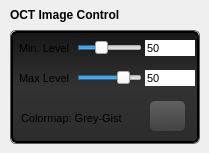
                  <widget class="QFrame" name="frame_oct_image_control_3">
                   <property name="minimumSize">
                    <size>
                     <width>0</width>
                     <height>151</height>
                    </size>
                   </property>
                   <property name="maximumSize">
                    <size>
                     <width>16777215</width>
                     <height>210</height>
                    </size>
                   </property>
                   <property name="styleSheet">
                    <string notr="true">border: none;</string>
                   </property>
                   <property name="frameShape">
                    <enum>QFrame::StyledPanel</enum>
                   </property>
                   <property name="frameShadow">
                    <enum>QFrame::Raised</enum>
                   </property>
                   <widget class="QLabel" name="label_60">
                    <property name="geometry">
                     <rect>
                      <x>10</x>
                      <y>7</y>
                      <width>161</width>
                      <height>16</height>
                     </rect>
                    </property>
                    <property name="font">
                     <font>
                      <weight>75</weight>
                      <bold>true</bold>
                     </font>
                    </property>
                    <property name="styleSheet">
                     <string notr="true">border: none;</string>
                    </property>
                    <property name="text">
                     <string>OCT Image Control</string>
                    </property>
                   </widget>
                   <widget class="QFrame" name="frame_white_border_32">
                    <property name="geometry">
                     <rect>
                      <x>10</x>
                      <y>30</y>
                      <width>190</width>
                      <height>114</height>
                     </rect>
                    </property>
                    <property name="minimumSize">
                     <size>
                      <width>190</width>
                      <height>100</height>
                     </size>
                    </property>
                    <property name="maximumSize">
                     <size>
                      <width>190</width>
                      <height>200</height>
                     </size>
                    </property>
                    <property name="styleSheet">
                     <string notr="true">QFrame {
    border: 1px solid rgb(95, 95, 95);
    border-radius: 6px;
}</string>
                    </property>
                    <property name="frameShape">
                     <enum>QFrame::StyledPanel</enum>
                    </property>
                    <property name="frameShadow">
                     <enum>QFrame::Raised</enum>
                    </property>
                    <property name="lineWidth">
                     <number>1</number>
                    </property>
                    <layout class="QGridLayout" name="gridLayout_39" rowstretch="0" columnstretch="0">
                     <property name="sizeConstraint">
                      <enum>QLayout::SetDefaultConstraint</enum>
                     </property>
                     <property name="margin">
                      <number>0</number>
                     </property>
                     <property name="spacing">
                      <number>0</number>
                     </property>
                     <item row="0" column="0">
                      <widget class="QFrame" name="frame_button_bar_24">
                       <property name="minimumSize">
                        <size>
                         <width>0</width>
                         <height>0</height>
                        </size>
                       </property>
                       <property name="maximumSize">
                        <size>
                         <width>16777215</width>
                         <height>16777215</height>
                        </size>
                       </property>
                       <property name="styleSheet">
                        <string notr="true">QFrame {
  background: rgb(29, 29, 29);
    border-style: solid;
    border: 2px solid #000000;
    border-radius: 6px;

background-color: qlineargradient(spread:pad, x1:0, y1:0, x2:0, y2:1, stop:0 rgba(23, 23, 23, 255), stop:0.497561 rgba(50, 50, 50, 255), stop:1 rgba(44, 44, 44, 255));
}</string>
                       </property>
                       <property name="frameShape">
                        <enum>QFrame::StyledPanel</enum>
                       </property>
                       <property name="frameShadow">
                        <enum>QFrame::Raised</enum>
                       </property>
                       <property name="lineWidth">
                        <number>1</number>
                       </property>
                       <widget class="QSpinBox" name="spinBox_26">
                        <property name="geometry">
                         <rect>
                          <x>134</x>
                          <y>9</y>
                          <width>50</width>
                          <height>16</height>
                         </rect>
                        </property>
                        <property name="font">
                         <font>
                          <pointsize>8</pointsize>
                         </font>
                        </property>
                        <property name="buttonSymbols">
                         <enum>QAbstractSpinBox::NoButtons</enum>
                        </property>
                        <property name="value">
                         <number>50</number>
                        </property>
                       </widget>
                       <widget class="QSlider" name="horizontalSlider_19">
                        <property name="geometry">
                         <rect>
                          <x>66</x>
                          <y>9</y>
                          <width>65</width>
                          <height>16</height>
                         </rect>
                        </property>
                        <property name="value">
                         <number>33</number>
                        </property>
                        <property name="orientation">
                         <enum>Qt::Horizontal</enum>
                        </property>
                       </widget>
                       <widget class="QLabel" name="label_61">
                        <property name="geometry">
                         <rect>
                          <x>8</x>
                          <y>9</y>
                          <width>61</width>
                          <height>16</height>
                         </rect>
                        </property>
                        <property name="font">
                         <font>
                          <pointsize>8</pointsize>
                         </font>
                        </property>
                        <property name="styleSheet">
                         <string notr="true">border: none; background: none;</string>
                        </property>
                        <property name="text">
                         <string>Min. Level</string>
                        </property>
                       </widget>
                       <widget class="QSpinBox" name="spinBox_30">
                        <property name="geometry">
                         <rect>
                          <x>134</x>
                          <y>39</y>
                          <width>50</width>
                          <height>16</height>
                         </rect>
                        </property>
                        <property name="font">
                         <font>
                          <pointsize>8</pointsize>
                         </font>
                        </property>
                        <property name="buttonSymbols">
                         <enum>QAbstractSpinBox::NoButtons</enum>
                        </property>
                        <property name="value">
                         <number>50</number>
                        </property>
                       </widget>
                       <widget class="QLabel" name="label_62">
                        <property name="geometry">
                         <rect>
                          <x>8</x>
                          <y>39</y>
                          <width>61</width>
                          <height>16</height>
                         </rect>
                        </property>
                        <property name="font">
                         <font>
                          <pointsize>8</pointsize>
                         </font>
                        </property>
                        <property name="styleSheet">
                         <string notr="true">border: none; background: none;</string>
                        </property>
                        <property name="text">
                         <string>Max Level</string>
                        </property>
                       </widget>
                       <widget class="QSlider" name="horizontalSlider_27">
                        <property name="geometry">
                         <rect>
                          <x>66</x>
                          <y>39</y>
                          <width>65</width>
                          <height>16</height>
                         </rect>
                        </property>
                        <property name="value">
                         <number>77</number>
                        </property>
                        <property name="orientation">
                         <enum>Qt::Horizontal</enum>
                        </property>
                       </widget>
                       <widget class="QLabel" name="label_63">
                        <property name="geometry">
                         <rect>
                          <x>10</x>
                          <y>79</y>
                          <width>121</width>
                          <height>16</height>
                         </rect>
                        </property>
                        <property name="font">
                         <font>
                          <pointsize>8</pointsize>
                         </font>
                        </property>
                        <property name="styleSheet">
                         <string notr="true">border: none; background: none;</string>
                        </property>
                        <property name="text">
                         <string>Colormap: Grey-Gist</string>
                        </property>
                       </widget>
                       <widget class="QPushButton" name="pushButton_78">
                        <property name="geometry">
                         <rect>
                          <x>139</x>
                          <y>70</y>
                          <width>35</width>
                          <height>30</height>
                         </rect>
                        </property>
                        <property name="minimumSize">
                         <size>
                          <width>20</width>
                          <height>20</height>
                         </size>
                        </property>
                        <property name="maximumSize">
                         <size>
                          <width>130</width>
                          <height>100</height>
                         </size>
                        </property>
                        <property name="font">
                         <font>
                          <pointsize>10</pointsize>
                          <weight>75</weight>
                          <bold>true</bold>
                         </font>
                        </property>
                        <property name="styleSheet">
                         <string notr="true">QPushButton:hover
{
    border: 1px solid #78879b;
    color: silver;
}

QPushButton
{
    border-color: rgb(0,0,0);
}

QPushButton {
background-color: qlineargradient(spread:pad, x1:0.546341, y1:1, x2:0.512195, y2:0, stop:0 rgba(67, 67, 67, 255), stop:1 rgba(96, 96, 96, 255));
border-radius: 5px;
}</string>
                        </property>
                        <property name="text">
                         <string/>
                        </property>
                        <property name="icon">
                         <iconset resource="colormap_resources.qrc">
                          <normaloff>:/thumbnails/images/colormaps/gray.jpg</normaloff>:/thumbnails/images/colormaps/gray.jpg</iconset>
                        </property>
                        <property name="iconSize">
                         <size>
                          <width>30</width>
                          <height>30</height>
                         </size>
                        </property>
                        <property name="checkable">
                         <bool>true</bool>
                        </property>
                       </widget>
                      </widget>
                     </item>
                    </layout>
                   </widget>
                  </widget>
